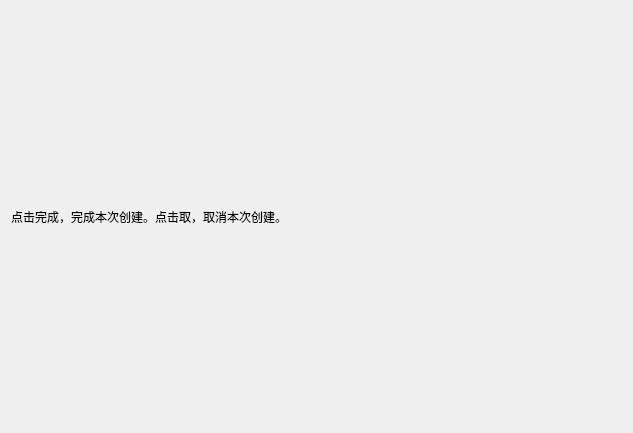
<?xml version="1.0" encoding="UTF-8"?>
<ui version="4.0">
 <class>ConfirmPage</class>
 <widget class="QWizardPage" name="ConfirmPage">
  <property name="geometry">
   <rect>
    <x>0</x>
    <y>0</y>
    <width>633</width>
    <height>433</height>
   </rect>
  </property>
  <property name="windowTitle">
   <string>WizardPage</string>
  </property>
  <layout class="QGridLayout" name="gridLayout">
   <item row="0" column="0">
    <layout class="QVBoxLayout" name="verticalLayout">
     <item>
      <widget class="QLabel" name="label">
       <property name="text">
        <string>点击完成，完成本次创建。点击取，取消本次创建。</string>
       </property>
      </widget>
     </item>
    </layout>
   </item>
  </layout>
 </widget>
 <resources/>
 <connections/>
</ui>
